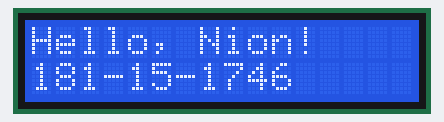
The sketch below on a simulated Arduino Uno, built with avr-gcc and run on an emulated ATmega328P. Parts: 16×2 character LCD.

Above: at 0.1 s.
At 0.6 s:
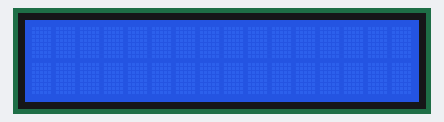

The sketch:

16X2_LCD_Monitor.ino
```cpp
// include the library code:
#include <LiquidCrystal.h>

// initialize the library with the numbers of the interface pins
LiquidCrystal lcd(12, 11, 5, 4, 3, 2);
           // lcd(RS,EN,DB4,DB5,DB6,DB7);

void setup() {
  // set up the LCD's number of columns and rows:
  lcd.begin(16, 2);
  // Print a message to the LCD.
  //lcd.print("hello, world!");
}

void loop() {
  lcd.setCursor(0,0); // Column X ROW
  lcd.print("Hello, Nion!");
  lcd.setCursor(0, 1);
  lcd.print("181-15-1746");
  delay(500);
  lcd.clear();
  delay(500);

  // print the number of seconds since reset:
  //lcd.print(millis() / 1000);
}
```

Measured:
- what the display in image 1 shows lasts 0.5 s, from 0.6 s to 1.1 s
